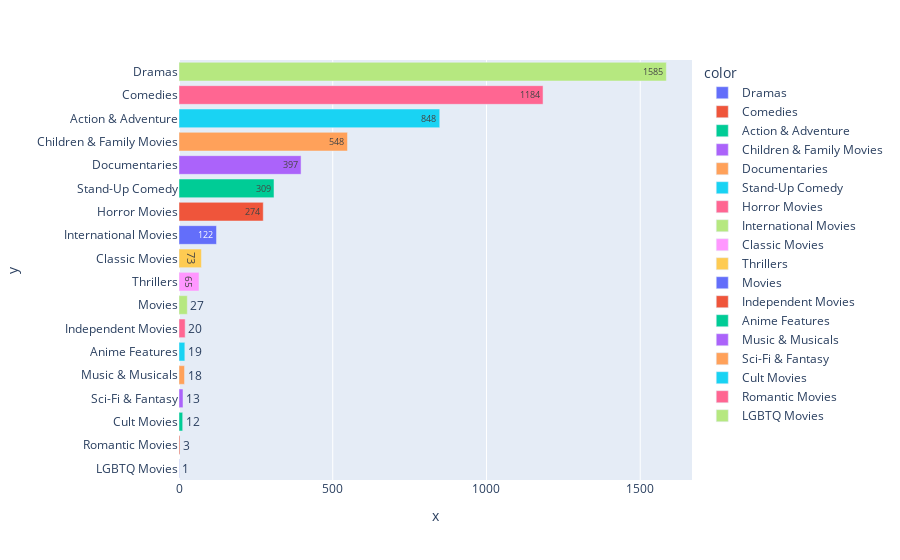

The code cell stored with this chart in its notebook:
### Code cell
fig = px.bar(y = nf_movie_genre["genre"].value_counts().sort_values().index,
             x = nf_movie_genre["genre"].value_counts().sort_values().values,
             orientation = "h", color = nf_movie_genre["genre"].value_counts().index,
             text = nf_movie_genre["genre"].value_counts().sort_values().values)


plotly.offline.iplot(fig)

### Figure 1 — Plotly figure (JSON) as saved in the notebook; plotly's stock layout.template omitted (floating-point values rounded to 4 significant figures)
{"data": [{"alignmentgroup": "True", "hovertemplate": "color=Dramas<br>x=%{x}<br>y=%{y}<br>text=%{text}<extra></extra>", "legendgroup": "Dramas", "marker": {"color": "#636efa", "pattern": {"shape": ""}}, "name": "Dramas", "offsetgroup": "Dramas", "orientation": "h", "showlegend": true, "text": [1], "textposition": "auto", "type": "bar", "x": [1], "xaxis": "x", "y": ["LGBTQ Movies"], "yaxis": "y"}, {"alignmentgroup": "True", "hovertemplate": "color=Comedies<br>x=%{x}<br>y=%{y}<br>text=%{text}<extra></extra>", "legendgroup": "Comedies", "marker": {"color": "#EF553B", "pattern": {"shape": ""}}, "name": "Comedies", "offsetgroup": "Comedies", "orientation": "h", "showlegend": true, "text": [3], "textposition": "auto", "type": "bar", "x": [3], "xaxis": "x", "y": ["Romantic Movies"], "yaxis": "y"}, {"alignmentgroup": "True", "hovertemplate": "color=Action & Adventure<br>x=%{x}<br>y=%{y}<br>text=%{text}<extra></extra>", "legendgroup": "Action & Adventure", "marker": {"color": "#00cc96", "pattern": {"shape": ""}}, "name": "Action & Adventure", "offsetgroup": "Action & Adventure", "orientation": "h", "showlegend": true, "text": [12], "textposition": "auto", "type": "bar", "x": [12], "xaxis": "x", "y": ["Cult Movies"], "yaxis": "y"}, {"alignmentgroup": "True", "hovertemplate": "color=Children & Family Movies<br>x=%{x}<br>y=%{y}<br>text=%{text}<extra></extra>", "legendgroup": "Children & Family Movies", "marker": {"color": "#ab63fa", "pattern": {"shape": ""}}, "name": "Children & Family Movies", "offsetgroup": "Children & Family Movies", "orientation": "h", "showlegend": true, "text": [13], "textposition": "auto", "type": "bar", "x": [13], "xaxis": "x", "y": ["Sci-Fi & Fantasy"], "yaxis": "y"}, {"alignmentgroup": "True", "hovertemplate": "color=Documentaries<br>x=%{x}<br>y=%{y}<br>text=%{text}<extra></extra>", "legendgroup": "Documentaries", "marker": {"color": "#FFA15A", "pattern": {"shape": ""}}, "name": "Documentaries", "offsetgroup": "Documentaries", "orientation": "h", "showlegend": true, "text": [18], "textposition": "auto", "type": "bar", "x": [18], "xaxis": "x", "y": ["Music & Musicals"], "yaxis": "y"}, {"alignmentgroup": "True", "hovertemplate": "color=Stand-Up Comedy<br>x=%{x}<br>y=%{y}<br>text=%{text}<extra></extra>", "legendgroup": "Stand-Up Comedy", "marker": {"color": "#19d3f3", "pattern": {"shape": ""}}, "name": "Stand-Up Comedy", "offsetgroup": "Stand-Up Comedy", "orientation": "h", "showlegend": true, "text": [19], "textposition": "auto", "type": "bar", "x": [19], "xaxis": "x", "y": ["Anime Features"], "yaxis": "y"}, {"alignmentgroup": "True", "hovertemplate": "color=Horror Movies<br>x=%{x}<br>y=%{y}<br>text=%{text}<extra></extra>", "legendgroup": "Horror Movies", "marker": {"color": "#FF6692", "pattern": {"shape": ""}}, "name": "Horror Movies", "offsetgroup": "Horror Movies", "orientation": "h", "showlegend": true, "text": [20], "textposition": "auto", "type": "bar", "x": [20], "xaxis": "x", "y": ["Independent Movies"], "yaxis": "y"}, {"alignmentgroup": "True", "hovertemplate": "color=International Movies<br>x=%{x}<br>y=%{y}<br>text=%{text}<extra></extra>", "legendgroup": "International Movies", "marker": {"color": "#B6E880", "pattern": {"shape": ""}}, "name": "International Movies", "offsetgroup": "International Movies", "orientation": "h", "showlegend": true, "text": [27], "textposition": "auto", "type": "bar", "x": [27], "xaxis": "x", "y": ["Movies"], "yaxis": "y"}, {"alignmentgroup": "True", "hovertemplate": "color=Classic Movies<br>x=%{x}<br>y=%{y}<br>text=%{text}<extra></extra>", "legendgroup": "Classic Movies", "marker": {"color": "#FF97FF", "pattern": {"shape": ""}}, "name": "Classic Movies", "offsetgroup": "Classic Movies", "orientation": "h", "showlegend": true, "text": [65], "textposition": "auto", "type": "bar", "x": [65], "xaxis": "x", "y": ["Thrillers"], "yaxis": "y"}, {"alignmentgroup": "True", "hovertemplate": "color=Thrillers<br>x=%{x}<br>y=%{y}<br>text=%{text}<extra></extra>", "legendgroup": "Thrillers", "marker": {"color": "#FECB52", "pattern": {"shape": ""}}, "name": "Thrillers", "offsetgroup": "Thrillers", "orientation": "h", "showlegend": true, "text": [73], "textposition": "auto", "type": "bar", "x": [73], "xaxis": "x", "y": ["Classic Movies"], "yaxis": "y"}, {"alignmentgroup": "True", "hovertemplate": "color=Movies<br>x=%{x}<br>y=%{y}<br>text=%{text}<extra></extra>", "legendgroup": "Movies", "marker": {"color": "#636efa", "pattern": {"shape": ""}}, "name": "Movies", "offsetgroup": "Movies", "orientation": "h", "showlegend": true, "text": [122], "textposition": "auto", "type": "bar", "x": [122], "xaxis": "x", "y": ["International Movies"], "yaxis": "y"}, {"alignmentgroup": "True", "hovertemplate": "color=Independent Movies<br>x=%{x}<br>y=%{y}<br>text=%{text}<extra></extra>", "legendgroup": "Independent Movies", "marker": {"color": "#EF553B", "pattern": {"shape": ""}}, "name": "Independent Movies", "offsetgroup": "Independent Movies", "orientation": "h", "showlegend": true, "text": [274], "textposition": "auto", "type": "bar", "x": [274], "xaxis": "x", "y": ["Horror Movies"], "yaxis": "y"}, {"alignmentgroup": "True", "hovertemplate": "color=Anime Features<br>x=%{x}<br>y=%{y}<br>text=%{text}<extra></extra>", "legendgroup": "Anime Features", "marker": {"color": "#00cc96", "pattern": {"shape": ""}}, "name": "Anime Features", "offsetgroup": "Anime Features", "orientation": "h", "showlegend": true, "text": [309], "textposition": "auto", "type": "bar", "x": [309], "xaxis": "x", "y": ["Stand-Up Comedy"], "yaxis": "y"}, {"alignmentgroup": "True", "hovertemplate": "color=Music & Musicals<br>x=%{x}<br>y=%{y}<br>text=%{text}<extra></extra>", "legendgroup": "Music & Musicals", "marker": {"color": "#ab63fa", "pattern": {"shape": ""}}, "name": "Music & Musicals", "offsetgroup": "Music & Musicals", "orientation": "h", "showlegend": true, "text": [397], "textposition": "auto", "type": "bar", "x": [397], "xaxis": "x", "y": ["Documentaries"], "yaxis": "y"}, {"alignmentgroup": "True", "hovertemplate": "color=Sci-Fi & Fantasy<br>x=%{x}<br>y=%{y}<br>text=%{text}<extra></extra>", "legendgroup": "Sci-Fi & Fantasy", "marker": {"color": "#FFA15A", "pattern": {"shape": ""}}, "name": "Sci-Fi & Fantasy", "offsetgroup": "Sci-Fi & Fantasy", "orientation": "h", "showlegend": true, "text": [548], "textposition": "auto", "type": "bar", "x": [548], "xaxis": "x", "y": ["Children & Family Movies"], "yaxis": "y"}, {"alignmentgroup": "True", "hovertemplate": "color=Cult Movies<br>x=%{x}<br>y=%{y}<br>text=%{text}<extra></extra>", "legendgroup": "Cult Movies", "marker": {"color": "#19d3f3", "pattern": {"shape": ""}}, "name": "Cult Movies", "offsetgroup": "Cult Movies", "orientation": "h", "showlegend": true, "text": [848], "textposition": "auto", "type": "bar", "x": [848], "xaxis": "x", "y": ["Action & Adventure"], "yaxis": "y"}, {"alignmentgroup": "True", "hovertemplate": "color=Romantic Movies<br>x=%{x}<br>y=%{y}<br>text=%{text}<extra></extra>", "legendgroup": "Romantic Movies", "marker": {"color": "#FF6692", "pattern": {"shape": ""}}, "name": "Romantic Movies", "offsetgroup": "Romantic Movies", "orientation": "h", "showlegend": true, "text": [1184], "textposition": "auto", "type": "bar", "x": [1184], "xaxis": "x", "y": ["Comedies"], "yaxis": "y"}, {"alignmentgroup": "True", "hovertemplate": "color=LGBTQ Movies<br>x=%{x}<br>y=%{y}<br>text=%{text}<extra></extra>", "legendgroup": "LGBTQ Movies", "marker": {"color": "#B6E880", "pattern": {"shape": ""}}, "name": "LGBTQ Movies", "offsetgroup": "LGBTQ Movies", "orientation": "h", "showlegend": true, "text": [1585], "textposition": "auto", "type": "bar", "x": [1585], "xaxis": "x", "y": ["Dramas"], "yaxis": "y"}], "layout": {"barmode": "relative", "legend": {"title": {"text": "color"}, "tracegroupgap": 0}, "margin": {"t": 60}, "xaxis": {"anchor": "y", "domain": [0, 1], "title": {"text": "x"}}, "yaxis": {"anchor": "x", "domain": [0, 1], "title": {"text": "y"}}}}
